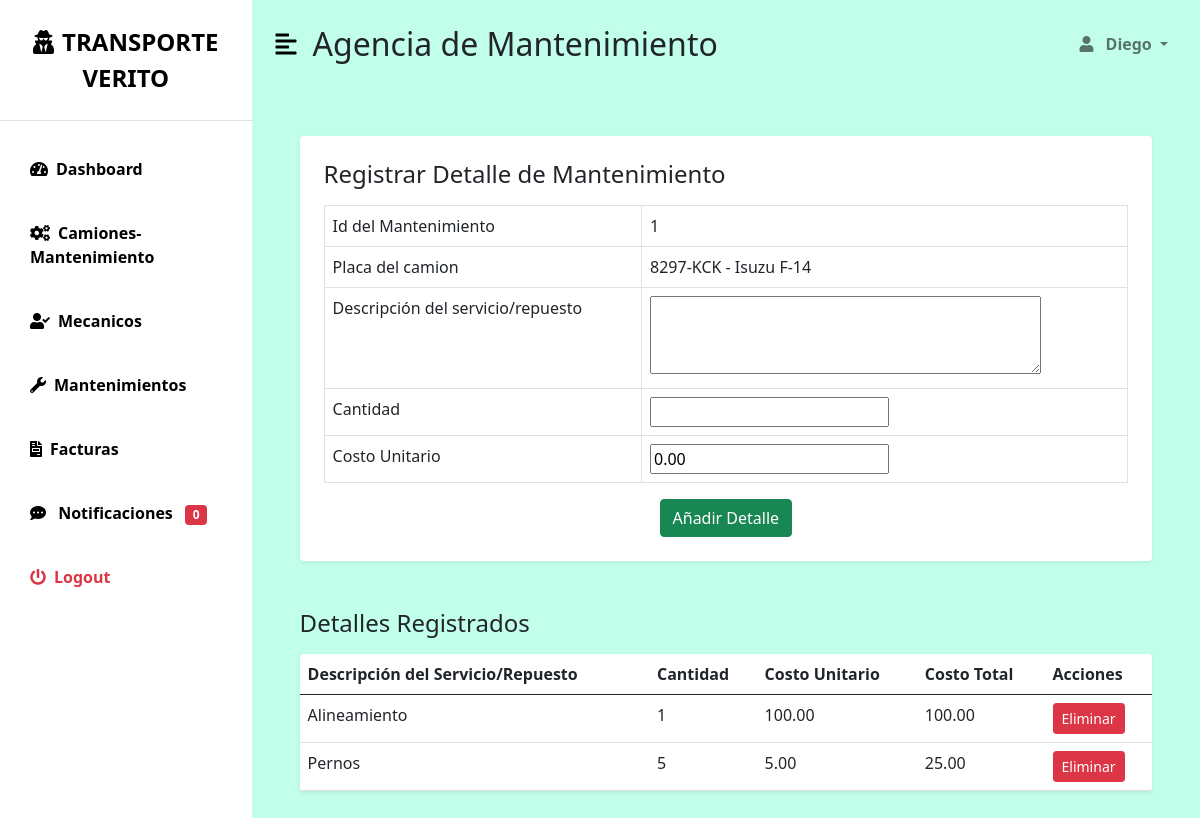
Screenshot of /mantenimiento/1/detalle/crear/ (signed in) with the database file from the repository.
### myapp/models.py (models this page shows, shortened)
class User(AbstractUser):
    dni = models.CharField(max_length=8, unique=True, verbose_name="DNI")
    phone = models.CharField(max_length=15, blank=True, null=True, verbose_name="Teléfono")
    empresa = models.ForeignKey(Empresa, on_delete=models.CASCADE, verbose_name="Empresa", null=True, blank=True)
    class Meta:
        verbose_name = "Usuario"
        verbose_name_plural = "Usuarios"
    def has_role(self, role_name):
        return self.groups.filter(name=role_name).exists()

class Mantenimiento(models.Model):
    motivo = models.OneToOneField(MotivoMantenimiento, on_delete=models.CASCADE)
    camion = models.ForeignKey(Camion,on_delete=models.CASCADE)
    taller = models.ForeignKey(Mecanico,on_delete=models.CASCADE)
    fecha_mantenimiento = models.DateField()
    tipo_mantenimiento = models.CharField(max_length=50,choices=TIPOS_MANTENIMIENTO)  # Preventivo, Correctivo, etc.
    estado_mantenimiento = models.CharField(max_length=20, choices=ESTADOS_MANTENIMIENTO, default='Pendiente')

class Camion(models.Model):
    foto_camion = models.ImageField(upload_to = 'camiones/')
    placa = models.CharField(max_length=10, unique=True, validators=[RegexValidator(regex=r'^[A-Z0-9-]+$', message="Formato inválido de placa.")])
    marca = models.CharField(max_length=50, choices=MARCAS_CAMIONES)
    modelo = models.CharField(max_length=50)
    year_fabricacion = models.PositiveIntegerField(validators=[MinValueValidator(1900), MaxValueValidator(date.today().year)])
    capacidad_carga = models.DecimalField(max_digits=5, decimal_places=2, default=Decimal("0.00"))
    tipo_camion = models.CharField(max_length=50, choices=TIPOS_CAMION)
    estado_operativo = models.CharField(max_length=25, choices=ESTADO_OPERATIVO_CHOICES, default='Activo')
    fecha_adquisicion = models.DateField(default=date.today)  # Fecha actual por defecto
    propietario_vehiculo = models.CharField(max_length=100, default="Desconocido")
    rendimiento_combustible = models.DecimalField(max_digits=5, decimal_places=2, default=Decimal("0.00"))
    empresa_propietaria = models.ForeignKey(Empresa,on_delete=models.CASCADE,related_name="camiones_empresa")
    notas = models.TextField(null=True, blank=True)
    def __str__(self):
       return f"{self.placa} - {self.marca} {self.modelo}"

class Mantenimiento_Detalle(models.Model):
    mantenimiento = models.ForeignKey('Mantenimiento', on_delete=models.CASCADE)
    descripcion_servicio_repuesto = models.CharField(max_length=200)
    cantidad = models.PositiveIntegerField()
    costo_unitario = models.DecimalField(max_digits=10, decimal_places=2, default=Decimal("0.00"))
    costo_total = models.DecimalField(max_digits=10, decimal_places=2, default=Decimal("0.00"), editable=False)

### myapp/views.py (the view)
        def _wrapped_view(request, *args, **kwargs):
            if not request.user.is_authenticated or not request.user.has_role(role_name):
                raise PermissionDenied
            return view_func(request, *args, **kwargs)

### myapp/forms.py
class MantenimientoDetalleForm(forms.ModelForm):
    class Meta:
        model = Mantenimiento_Detalle
        exclude = ['mantenimiento']  # Excluir el campo de mantenimiento
        widgets = {
            'descripcion_servicio_repuesto': forms.Textarea(attrs={'rows': 3}),
        }
        labels = {
            'descripcion_servicio_repuesto': 'Descripción del servicio/repuesto',
            'cantidad': 'Cantidad',
            'costo_unitario': 'Costo unitario',
            'costo_total': 'Costo total',
        }

### myapp/context_processors.py (called while the page is built)
def notificaciones(request):
    if request.user.is_authenticated:
        notificaciones_no_leidas = Notificacion.objects.filter(usuario=request.user, leido=False).count()
    else:
        notificaciones_no_leidas = 0
    return {'notificaciones_no_leidas': notificaciones_no_leidas}

### myapp/views.py (called while the page is built)
def role_required(role_name):
    def decorator(view_func):
        def _wrapped_view(request, *args, **kwargs):
            if not request.user.is_authenticated or not request.user.has_role(role_name):
                raise PermissionDenied
            return view_func(request, *args, **kwargs)
        return _wrapped_view
    return decorator

### templates/S_MANTENIMIENTO/MantenimientoDetalle/crear_detalle.html (shortened to what this page needs)
{% extends 'bases/base_mantenimiento.html' %}  {% block page_title %} Agencia de Mantenimiento
{%endblock %} {% block content %}
<div class="container-fluid px-4">
  <div class="row my-5">
    <div class="col-12 mb-5">
      <section class="form-container p-4 bg-white rounded shadow-sm">
        <h3 class="fs-4 mb-3">Registrar Detalle de Mantenimiento</h3>
        <form
          method="POST"
          action="{% url 'crear_mantenimiento_detalle' mantenimiento.id %}"
        >
          <table class="table table-bordered">
            <tbody>
              <tr>
                <td>
                  <label for="id_mantenimiento">Id del Mantenimiento</label>
                </td>
                <td>{{ mantenimiento.id }}</td>
              </tr>
              <tr>
                <td><label for="id_placa">Placa del camion</label></td>
                <td>{{ mantenimiento.camion }}</td>
              </tr>
              <tr>
                <td>
                  <label for="id_descripcion_servicio_repuesto"
                    >Descripción del servicio/repuesto</label
                  >
                </td>
                <td>{{ form.descripcion_servicio_repuesto}}</td>
              </tr>
              <tr>
                <td><label for="id_cantidad">Cantidad</label></td>
                <td>{{ form.cantidad}}</td>
              </tr>
              <tr>
                <td><label for="id_costo_unitario">Costo Unitario</label></td>
                <td>{{ form.costo_unitario }}</td>
              </tr>
            </tbody>
          </table>
          <div class="text-center mt-3">
            <button type="submit" class="btn btn-success">
              Añadir Detalle
            </button>
          </div>
        </form>
      </section>
    </div>
    <div class="col-12">
      <h3 class="fs-4 mb-3">Detalles Registrados</h3>
      <table class="table bg-white rounded shadow-sm table-hover">
        <thead>
          <tr>
            <th>Descripción del Servicio/Repuesto</th>
            <th>Cantidad</th>
            <th>Costo Unitario</th>
            <th>Costo Total</th>
            <th>Acciones</th>
          </tr>
        </thead>
        <tbody>
          {% for detalle in mantenimiento_detalles %}
          <tr>
            <td>{{ detalle.descripcion_servicio_repuesto }}</td>
            <td>{{ detalle.cantidad }}</td>
            <td>{{ detalle.costo_unitario }}</td>
            <td>{{ detalle.costo_total }}</td>
            <td>
              <form
                method="POST"
                action="{% url 'crear_mantenimiento_detalle' mantenimiento.id %}"
                style="display: inline-block"
              >
                <button
                  type="submit"
                  class="btn btn-danger btn-sm"
                  onclick="return confirm('¿Seguro que deseas eliminar este detalle?');"
                >
                  Eliminar
                </button>
              </form>
            </td>
          </tr>
          {% empty %}
          <tr>
            <td colspan="4" class="text-center">
              No hay detalles registrados.
            </td>
          </tr>
          {% endfor %}
        </tbody>
      </table>
    </div>
  </div>
</div>
{%endblock %}

### templates/bases/base_mantenimiento.html (shortened to what this page needs)
<!DOCTYPE html>
<html lang="es">
  <head>
    <link
      href="https://cdn.jsdelivr.net/npm/bootstrap@5.0.0-beta3/dist/css/bootstrap.min.css"
      rel="stylesheet"
    />
    <link
      rel="stylesheet"
      href="https://cdnjs.cloudflare.com/ajax/libs/font-awesome/5.15.3/css/all.min.css"
    />
    {% load static %}
    <link
      rel="stylesheet"
      href="{% static 'css/dashboard.css' %}?v={{ timestamp }}"
    />
  </head>
  <body>
    <div class="d-flex" id="wrapper">
      <div class="bg-white" id="sidebar-wrapper">
        <div
          class="sidebar-heading text-center py-4 primary-text fs-4 fw-bold text-uppercase border-bottom"
        >
          <i class="fas fa-user-secret me-2"></i>TRANSPORTE VERITO
        </div>
        <div class="list-group list-group-flush my-3">
          <a
            href="{% url 'role_page' 'mantenimiento' %}"
            class="list-group-item list-group-item-action bg-transparent second-text active"
          >
            <i class="fas fa-tachometer-alt me-2"></i>Dashboard
          </a>
          <a
            href="{% url 'camiones_en_mantenimiento' %}"
            class="list-group-item list-group-item-action bg-transparent second-text fw-bold"
          >
            <i class="fas fa-cogs me-2"></i>Camiones-Mantenimiento
          </a>
          <a
            href="{%url 'addmecanico'%}"
            class="list-group-item list-group-item-action bg-transparent second-text fw-bold"
            ><i class="fas fa-user-check me-2"></i>Mecanicos</a
          >
          <a
            href="{% url 'listar_mantenimientos' %}"
            class="list-group-item list-group-item-action bg-transparent second-text fw-bold"
          >
            <i class="fas fa-wrench me-2"></i>Mantenimientos
          </a>
          <a
            href="{% url 'lista_facturas' %}"
            class="list-group-item list-group-item-action bg-transparent second-text fw-bold"
          >
            <i class="fas fa-file-invoice me-2"></i>Facturas
          </a>
          <a
            href="{% url 'lista_notificaciones' %}"
            class="list-group-item list-group-item-action bg-transparent second-text fw-bold"
          >
            <i class="fas fa-comment-dots me-2"></i> Notificaciones
            <span class="badge bg-danger ms-2"
              >{{ notificaciones_no_leidas }}</span
            >
          </a>
          <a
            href="{% url 'logout' %}"
            class="list-group-item list-group-item-action bg-transparent text-danger fw-bold"
          >
            <i class="fas fa-power-off me-2"></i>Logout
          </a>
        </div>
      </div>
      <div id="page-content-wrapper">
        <nav
          class="navbar navbar-expand-lg navbar-light bg-transparent py-4 px-4"
        >
          <div class="d-flex align-items-center">
            <i
              class="fas fa-align-left primary-text fs-4 me-3"
              id="menu-toggle"
            ></i>
            <h2 class="fs-2 m-0">
              {% block page_title %}Panel de Control{% endblock %}
            </h2>
          </div>
          <div class="collapse navbar-collapse" id="navbarSupportedContent">
            <ul class="navbar-nav ms-auto mb-2 mb-lg-0">
              <li class="nav-item dropdown">
                <a
                  class="nav-link dropdown-toggle second-text fw-bold"
                  href="#"
                  id="navbarDropdown"
                  role="button"
                  data-bs-toggle="dropdown"
                  aria-expanded="false"
                >
                  <i class="fas fa-user me-2"></i> {{ user.username }}
                </a>
              </li>
            </ul>
          </div>
        </nav>
        <div class="container-fluid px-4">
          {% block content %} {% endblock %}
        </div>
      </div>
    </div>
  </body>
</html>

### static/css/dashboard.css (style rules this page uses)
:root { --main-bg-color: #d2ffde!important; --main-text-color: #000000; --second-text-color: #000000; --second-bg-color: #030303; }
.primary-text { color: var(--main-text-color); }
.second-text { color: var(--second-text-color); }
#wrapper { overflow-x: hidden; background-color: #c2ffeb!important; }
#sidebar-wrapper { min-height: 100vh; margin-left: -15rem; -webkit-transition: margin 0.25s ease-out; -moz-transition: margin 0.25s ease-out; -o-transition: margin 0.25s ease-out; transition: margin 0.25s ease-out; }
#sidebar-wrapper .sidebar-heading { padding: 0.875rem 1.25rem; font-size: 1.2rem; }
#sidebar-wrapper .list-group { width: 15rem; }
#page-content-wrapper { min-width: 100vw; }
#menu-toggle { cursor: pointer; }
.list-group-item { border: none; padding: 20px 30px; }
.list-group-item.active { background-color: transparent; color: var(--main-text-color); font-weight: bold; border: none; }
@media (min-width: 768px) { #sidebar-wrapper { margin-left: 0; } }
@media (min-width: 768px) { #page-content-wrapper { min-width: 0; width: 100%; } }

### rows the page displays
User: username "Diego"
Mantenimiento: id "1", camion "8297-KCK - Isuzu F-14"
Mantenimiento_Detalle: descripcion_servicio_repuesto "Alineamiento", cantidad "1", costo_unitario "100.00", costo_total "100.00"
Mantenimiento_Detalle: descripcion_servicio_repuesto "Pernos", cantidad "5", costo_unitario "5.00", costo_total "25.00"

### other values shown
{{ notificaciones_no_leidas }} "0"
